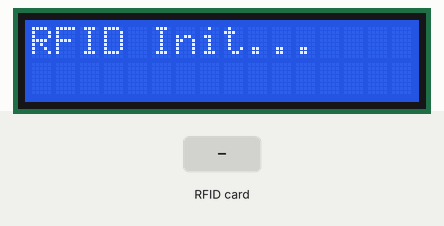
This sketch was run on a simulated ESP32. Shown: 16×2 character LCD. The inputs (shaded band) are chosen by the test bench. WiFi joins after 1.5 s; servers stay silent unless stated; uploads are accepted with an empty reply; the local clock reads 2024-03-15 10:24:30 at power-on unless the sketch sets it; what the sketch prints to the serial monitor is not drawn.

Above: at 1.6 s.
At 3.9 s:
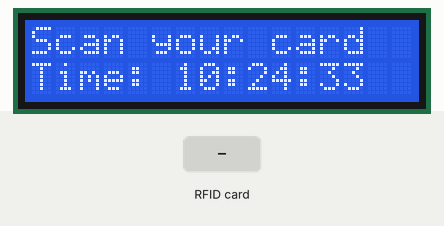
4.0 s: RFID card 5E 7A 19 C4 held to the reader
At 5.3 s:
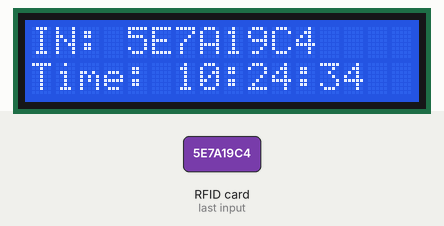
5.6 s: RFID card 5E 7A 19 C4 held to the reader
At 8.8 s:
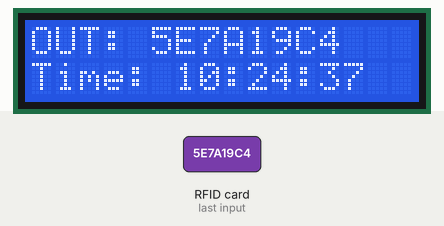
Timing chart, 0 to 10.3 s (numbered marks = the images above; inputs shaded):
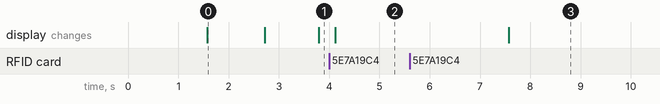

The sketch:

ESP32-RFID.ino
```cpp
#include <Wire.h>
#include <LiquidCrystal_I2C.h>
#include <SPI.h>
#include <MFRC522.h>
#include <WiFi.h>
#include <HTTPClient.h>
#include <WiFiClientSecure.h>
#include "time.h"

// I2C LCD 設定
#define I2C_SDA 32
#define I2C_SCL 33
LiquidCrystal_I2C lcd(0x3F, 16, 2);  // 若無法顯示可改為 0x27

// RC522 感應器
#define SS_PIN_1   21  // 進門
#define RST_PIN_1  22
#define SS_PIN_2   26  // 出門
#define RST_PIN_2  25
MFRC522 mfrc522_1(SS_PIN_1, RST_PIN_1);
MFRC522 mfrc522_2(SS_PIN_2, RST_PIN_2);

// WiFi
const char* ssid     = "A";
const char* password = "ieug4362";

// Webhooks
const char* mysqlUrl   = "http://192.168.12.19:3000/upload";
const char* sheetUrl   = "";

// LINE BOT 設定
const char* lineBotToken = "";
const char* lineUserId   = "";

// NTP 時間
const char* ntpServer = "pool.ntp.org";
const long  gmtOffset_sec = 8 * 3600;
const int   daylightOffset_sec = 0;

unsigned long lastUpdate = 0;

void setup() {
  Serial.begin(115200);
  WiFi.begin(ssid, password);
  while (WiFi.status() != WL_CONNECTED) {
    delay(500); Serial.print(".");
  }
  Serial.println("\nWiFi connected.");

  configTime(gmtOffset_sec, daylightOffset_sec, ntpServer);

  Wire.begin(I2C_SDA, I2C_SCL);
  lcd.init(); lcd.backlight();
  lcd.setCursor(0, 0); lcd.print("RFID Init...");

  SPI.begin();
  mfrc522_1.PCD_Init();
  mfrc522_2.PCD_Init();

  delay(1000);
  lcd.clear();
  lcd.setCursor(0, 0); lcd.print("Scan your card");
  lcd.setCursor(0, 1); lcd.print("Time: " + getTime());
}

void loop() {
  if (millis() - lastUpdate >= 1000) {
    lastUpdate = millis();
    lcd.setCursor(0, 1);
    lcd.print("Time: " + getTime() + " ");
  }

  if (mfrc522_1.PICC_IsNewCardPresent() && mfrc522_1.PICC_ReadCardSerial()) {
    handleCard(mfrc522_1, "IN");
    mfrc522_1.PICC_HaltA();
  }

  if (mfrc522_2.PICC_IsNewCardPresent() && mfrc522_2.PICC_ReadCardSerial()) {
    handleCard(mfrc522_2, "OUT");
    mfrc522_2.PICC_HaltA();
  }

  delay(100);
}

void handleCard(MFRC522 &reader, String direction) {
  String uid = "";
  for (byte i = 0; i < reader.uid.size; i++) {
    uid += (reader.uid.uidByte[i] < 0x10 ? "0" : "");
    uid += String(reader.uid.uidByte[i], HEX);
  }
  uid.toUpperCase();

  String timeStr = getTime();

  Serial.println("[" + direction + "] UID: " + uid);
  Serial.println("Time: " + timeStr);

  lcd.clear();
  lcd.setCursor(0, 0); lcd.print(direction + ": " + uid.substring(0, 8));
  lcd.setCursor(0, 1); lcd.print("Time: " + timeStr);

  uploadData(uid, direction, timeStr);

  delay(3000);
  lcd.clear();
  lcd.setCursor(0, 0); lcd.print("Scan your card");
}

String getTime() {
  struct tm timeinfo;
  if (!getLocalTime(&timeinfo)) return "No Time";
  char buffer[20];
  strftime(buffer, sizeof(buffer), "%H:%M:%S", &timeinfo);
  return String(buffer);
}

void uploadData(String uid, String direction, String timeStr) {
  if (WiFi.status() != WL_CONNECTED) {
    Serial.println("WiFi not connected!");
    return;
  }

  String authorizedFlag = "0";  // 預設為未授權

  // ✅ 先上傳到 Google Sheets
  {
    HTTPClient sheetHttp;
    String fullSheetUrl = String(sheetUrl) +
                          "?value1=" + uid +
                          "&value2=" + direction +
                          "&value3=ESP32" +
                          "&value4=" + timeStr +
                          "&value5=" + authorizedFlag;  // 預設未授權

    sheetHttp.begin(fullSheetUrl);
    int sheetResponse = sheetHttp.GET();
    if (sheetResponse > 0) {
      Serial.println("✅ Google Sheets OK");
    } else {
      Serial.println("❌ Sheets Failed: " + String(sheetResponse));
    }
    sheetHttp.end();
  }

  // ✅ 再傳給 MySQL
  {
    WiFiClient client;
    HTTPClient mysqlHttp;
    mysqlHttp.begin(client, mysqlUrl);
    mysqlHttp.addHeader("Content-Type", "application/x-www-form-urlencoded");

    String postData = "value1=" + uid +
                      "&value2=" + direction +
                      "&value3=ESP32" +
                      "&value4=" + timeStr;

    int mysqlResponse = mysqlHttp.POST(postData);
    String payload = "";

    if (mysqlResponse > 0) {
      payload = mysqlHttp.getString();
      Serial.println("MySQL Response: " + payload);

      if (payload.indexOf("\"authorized\":false") != -1) {
        authorizedFlag = "0";
        lcd.clear();
        lcd.setCursor(0, 0); lcd.print("Unauthorized");
        delay(3000);
        sendLineBotWarning(uid, timeStr);  // 警告
      } else {
        authorizedFlag = "1";
        Serial.println("✅ MySQL OK");
      }

    } else {
      Serial.println("❌ MySQL Failed: " + String(mysqlResponse));
    }

    mysqlHttp.end();
  }
}


void sendLineBotWarning(String uid, String timeStr) {
  WiFiClientSecure secureClient;
  secureClient.setInsecure();  // 忽略 SSL 憑證驗證

  HTTPClient http;
  http.begin(secureClient, "");
  http.addHeader("Content-Type", "application/json");
  http.addHeader("Authorization", "Bearer " + String(lineBotToken));

  String jsonPayload = "{"
    "\"to\": \"" + String(lineUserId) + "\","
    "\"messages\":["
      "{"
        "\"type\":\"text\","
        "\"text\":\"🚨 警告：未授權卡片刷卡\\nUID: " + uid + "\\n時間: " + timeStr + "\""
      "}"
    "]"
  "}";

  int httpCode = http.POST(jsonPayload);
  Serial.println("[LINE] HTTP Code: " + String(httpCode));

  if (httpCode > 0) {
    Serial.println("[LINE] Response: " + http.getString());
  } else {
    Serial.println("[LINE] Failed: " + http.errorToString(httpCode));
  }

  http.end();
}
```

Measured:
- after the input at 4.0 s, the display: changes after 0.12 s (image 2)
- after the input at 5.6 s, the display: changes after 2.0 s (image 3)
- what the display in image 0 shows lasts 1.1 s, from 1.6 s to 2.7 s
